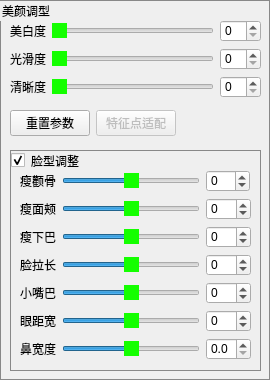
      <widget class="QGroupBox" name="groupBox_Beauty">
       <property name="styleSheet">
        <string notr="true">QGroupBox {border: 1px solid #888888;}
QSlider{color: rgb(255, 139, 23);}
QSlider::handle:horizontal{background-color: rgb(20, 255, 0);width:4px;margin: -2px 0;border-radius: 9px;}

QSlider::groove:horizontal { height:6px; margin: 0px 0;}
</string>
       </property>
       <property name="title">
        <string>美颜调型</string>
       </property>
       <property name="checkable">
        <bool>false</bool>
       </property>
       <widget class="QWidget" name="gridLayoutWidget_5">
        <property name="geometry">
         <rect>
          <x>10</x>
          <y>20</y>
          <width>251</width>
          <height>81</height>
         </rect>
        </property>
        <layout class="QGridLayout" name="gridLayout_6" columnstretch="0,0,0">
         <item row="1" column="0">
          <widget class="QLabel" name="label_Dermabrasion">
           <property name="toolTip">
            <string>Face Smooth factor</string>
           </property>
           <property name="text">
            <string>光滑度</string>
           </property>
          </widget>
         </item>
         <item row="0" column="1">
          <widget class="QSlider" name="sliderFaceWhite">
           <property name="maximum">
            <number>10</number>
           </property>
           <property name="orientation">
            <enum>Qt::Horizontal</enum>
           </property>
          </widget>
         </item>
         <item row="2" column="0">
          <widget class="QLabel" name="label_27">
           <property name="toolTip">
            <string>Sharpen factor</string>
           </property>
           <property name="text">
            <string>清晰度</string>
           </property>
          </widget>
         </item>
         <item row="1" column="1">
          <widget class="QSlider" name="sliderFaceSmooth">
           <property name="tracking">
            <bool>true</bool>
           </property>
           <property name="orientation">
            <enum>Qt::Horizontal</enum>
           </property>
           <property name="invertedAppearance">
            <bool>false</bool>
           </property>
           <property name="tickPosition">
            <enum>QSlider::NoTicks</enum>
           </property>
          </widget>
         </item>
         <item row="1" column="2">
          <widget class="QSpinBox" name="spinFaceSmooth"/>
         </item>
         <item row="0" column="2">
          <widget class="QSpinBox" name="spinFaceWhite">
           <property name="maximum">
            <number>10</number>
           </property>
          </widget>
         </item>
         <item row="2" column="1">
          <widget class="QSlider" name="sliderSharpen">
           <property name="orientation">
            <enum>Qt::Horizontal</enum>
           </property>
          </widget>
         </item>
         <item row="0" column="0">
          <widget class="QLabel" name="label_Whiten">
           <property name="toolTip">
            <string>Face White</string>
           </property>
           <property name="text">
            <string>美白度</string>
           </property>
          </widget>
         </item>
         <item row="2" column="2">
          <widget class="QSpinBox" name="spinSharpen"/>
         </item>
        </layout>
       </widget>
       <widget class="QGroupBox" name="group_BeautyShape">
        <property name="enabled">
         <bool>true</bool>
        </property>
        <property name="geometry">
         <rect>
          <x>10</x>
          <y>150</y>
          <width>251</width>
          <height>221</height>
         </rect>
        </property>
        <property name="title">
         <string>脸型调整</string>
        </property>
        <property name="flat">
         <bool>true</bool>
        </property>
        <property name="checkable">
         <bool>true</bool>
        </property>
        <property name="checked">
         <bool>true</bool>
        </property>
        <widget class="QWidget" name="gridLayoutWidget_9">
         <property name="geometry">
          <rect>
           <x>10</x>
           <y>20</y>
           <width>231</width>
           <height>192</height>
          </rect>
         </property>
         <layout class="QGridLayout" name="gridLayout_10" columnstretch="0,0,0">
          <property name="sizeConstraint">
           <enum>QLayout::SetDefaultConstraint</enum>
          </property>
          <item row="2" column="2">
           <widget class="QSpinBox" name="spinJawThin">
            <property name="maximumSize">
             <size>
              <width>45</width>
              <height>16777215</height>
             </size>
            </property>
            <property name="minimum">
             <number>-20</number>
            </property>
            <property name="maximum">
             <number>20</number>
            </property>
           </widget>
          </item>
          <item row="0" column="2">
           <widget class="QSpinBox" name="spinMalarThin">
            <property name="maximumSize">
             <size>
              <width>44</width>
              <height>16777215</height>
             </size>
            </property>
            <property name="minimum">
             <number>-20</number>
            </property>
            <property name="maximum">
             <number>20</number>
            </property>
           </widget>
          </item>
          <item row="0" column="1">
           <widget class="QSlider" name="sliderMalarThin">
            <property name="styleSheet">
             <string notr="true"/>
            </property>
            <property name="minimum">
             <number>-20</number>
            </property>
            <property name="maximum">
             <number>20</number>
            </property>
            <property name="orientation">
             <enum>Qt::Horizontal</enum>
            </property>
           </widget>
          </item>
          <item row="3" column="0">
           <widget class="QLabel" name="label_51">
            <property name="toolTip">
             <string>Face Long Factor</string>
            </property>
            <property name="text">
             <string>脸拉长</string>
            </property>
           </widget>
          </item>
          <item row="0" column="0">
           <widget class="QLabel" name="label_43">
            <property name="toolTip">
             <string>Malar Thin factor</string>
            </property>
            <property name="text">
             <string>瘦颧骨</string>
            </property>
           </widget>
          </item>
          <item row="4" column="1">
           <widget class="QSlider" name="sliderSmallMouth">
            <property name="minimum">
             <number>-20</number>
            </property>
            <property name="maximum">
             <number>20</number>
            </property>
            <property name="orientation">
             <enum>Qt::Horizontal</enum>
            </property>
           </widget>
          </item>
          <item row="2" column="0">
           <widget class="QLabel" name="label_50">
            <property name="toolTip">
             <string>Jaw Thin Factor</string>
            </property>
            <property name="text">
             <string>瘦下巴</string>
            </property>
           </widget>
          </item>
          <item row="3" column="1">
           <widget class="QSlider" name="sliderFaceLong">
            <property name="minimum">
             <number>-20</number>
            </property>
            <property name="maximum">
             <number>20</number>
            </property>
            <property name="orientation">
             <enum>Qt::Horizontal</enum>
            </property>
           </widget>
          </item>
          <item row="1" column="2">
           <widget class="QSpinBox" name="spinCheekThin">
            <property name="maximumSize">
             <size>
              <width>45</width>
              <height>16777215</height>
             </size>
            </property>
            <property name="minimum">
             <number>-20</number>
            </property>
            <property name="maximum">
             <number>20</number>
            </property>
           </widget>
          </item>
          <item row="5" column="1">
           <widget class="QSlider" name="sliderEyeDistance">
            <property name="minimum">
             <number>-20</number>
            </property>
            <property name="maximum">
             <number>20</number>
            </property>
            <property name="orientation">
             <enum>Qt::Horizontal</enum>
            </property>
           </widget>
          </item>
          <item row="5" column="0">
           <widget class="QLabel" name="label_64">
            <property name="toolTip">
             <string>Eye Distance Factor</string>
            </property>
            <property name="text">
             <string>眼距宽</string>
            </property>
           </widget>
          </item>
          <item row="6" column="2">
           <widget class="QDoubleSpinBox" name="spinNoseWide">
            <property name="maximumSize">
             <size>
              <width>45</width>
              <height>16777215</height>
             </size>
            </property>
            <property name="decimals">
             <number>1</number>
            </property>
           </widget>
          </item>
          <item row="6" column="1">
           <widget class="QSlider" name="sliderNoseWide">
            <property name="minimum">
             <number>-20</number>
            </property>
            <property name="maximum">
             <number>20</number>
            </property>
            <property name="orientation">
             <enum>Qt::Horizontal</enum>
            </property>
           </widget>
          </item>
          <item row="2" column="1">
           <widget class="QSlider" name="sliderJawThin">
            <property name="minimum">
             <number>-20</number>
            </property>
            <property name="maximum">
             <number>20</number>
            </property>
            <property name="orientation">
             <enum>Qt::Horizontal</enum>
            </property>
           </widget>
          </item>
          <item row="4" column="2">
           <widget class="QSpinBox" name="spinSmallMouth">
            <property name="maximumSize">
             <size>
              <width>45</width>
              <height>16777215</height>
             </size>
            </property>
            <property name="minimum">
             <number>-20</number>
            </property>
            <property name="maximum">
             <number>20</number>
            </property>
           </widget>
          </item>
          <item row="6" column="0">
           <widget class="QLabel" name="label_58">
            <property name="toolTip">
             <string>Nose Width Factor</string>
            </property>
            <property name="text">
             <string>鼻宽度</string>
            </property>
           </widget>
          </item>
          <item row="5" column="2">
           <widget class="QSpinBox" name="spinEyeDistance">
            <property name="maximumSize">
             <size>
              <width>45</width>
              <height>16777215</height>
             </size>
            </property>
            <property name="minimum">
             <number>-20</number>
            </property>
            <property name="maximum">
             <number>20</number>
            </property>
           </widget>
          </item>
          <item row="1" column="0">
           <widget class="QLabel" name="label_44">
            <property name="toolTip">
             <string>Cheek Thin Factor</string>
            </property>
            <property name="text">
             <string>瘦面颊</string>
            </property>
           </widget>
          </item>
          <item row="1" column="1">
           <widget class="QSlider" name="sliderCheekThin">
            <property name="minimum">
             <number>-20</number>
            </property>
            <property name="maximum">
             <number>20</number>
            </property>
            <property name="orientation">
             <enum>Qt::Horizontal</enum>
            </property>
            <property name="invertedControls">
             <bool>false</bool>
            </property>
           </widget>
          </item>
          <item row="4" column="0">
           <widget class="QLabel" name="label_57">
            <property name="toolTip">
             <string>Small Mouth Factor</string>
            </property>
            <property name="text">
             <string>小嘴巴</string>
            </property>
           </widget>
          </item>
          <item row="3" column="2">
           <widget class="QSpinBox" name="spinFaceLong">
            <property name="maximumSize">
             <size>
              <width>45</width>
              <height>16777215</height>
             </size>
            </property>
            <property name="minimum">
             <number>-20</number>
            </property>
            <property name="maximum">
             <number>20</number>
            </property>
           </widget>
          </item>
         </layout>
        </widget>
       </widget>
       <widget class="QWidget" name="gridLayoutWidget_6">
        <property name="geometry">
         <rect>
          <x>10</x>
          <y>110</y>
          <width>231</width>
          <height>26</height>
         </rect>
        </property>
        <layout class="QGridLayout" name="gridLayout_4">
         <property name="sizeConstraint">
          <enum>QLayout::SetFixedSize</enum>
         </property>
         <item row="0" column="0">
          <widget class="QPushButton" name="btnResetBeaty">
           <property name="maximumSize">
            <size>
             <width>200</width>
             <height>16777215</height>
            </size>
           </property>
           <property name="toolTip">
            <string>充值美颜美型参数
Reset All Face Beauty params</string>
           </property>
           <property name="text">
            <string>重置参数</string>
           </property>
           <property name="icon">
            <iconset>
             <normaloff>icons/刷新.png</normaloff>icons/刷新.png</iconset>
           </property>
          </widget>
         </item>
         <item row="0" column="1">
          <widget class="QPushButton" name="btnAutoFit">
           <property name="enabled">
            <bool>false</bool>
           </property>
           <property name="maximumSize">
            <size>
             <width>200</width>
             <height>16777215</height>
            </size>
           </property>
           <property name="text">
            <string>特征点适配</string>
           </property>
           <property name="icon">
            <iconset>
             <normaloff>icons/面具_mask-one.png</normaloff>icons/面具_mask-one.png</iconset>
           </property>
          </widget>
         </item>
        </layout>
       </widget>
      </widget>
